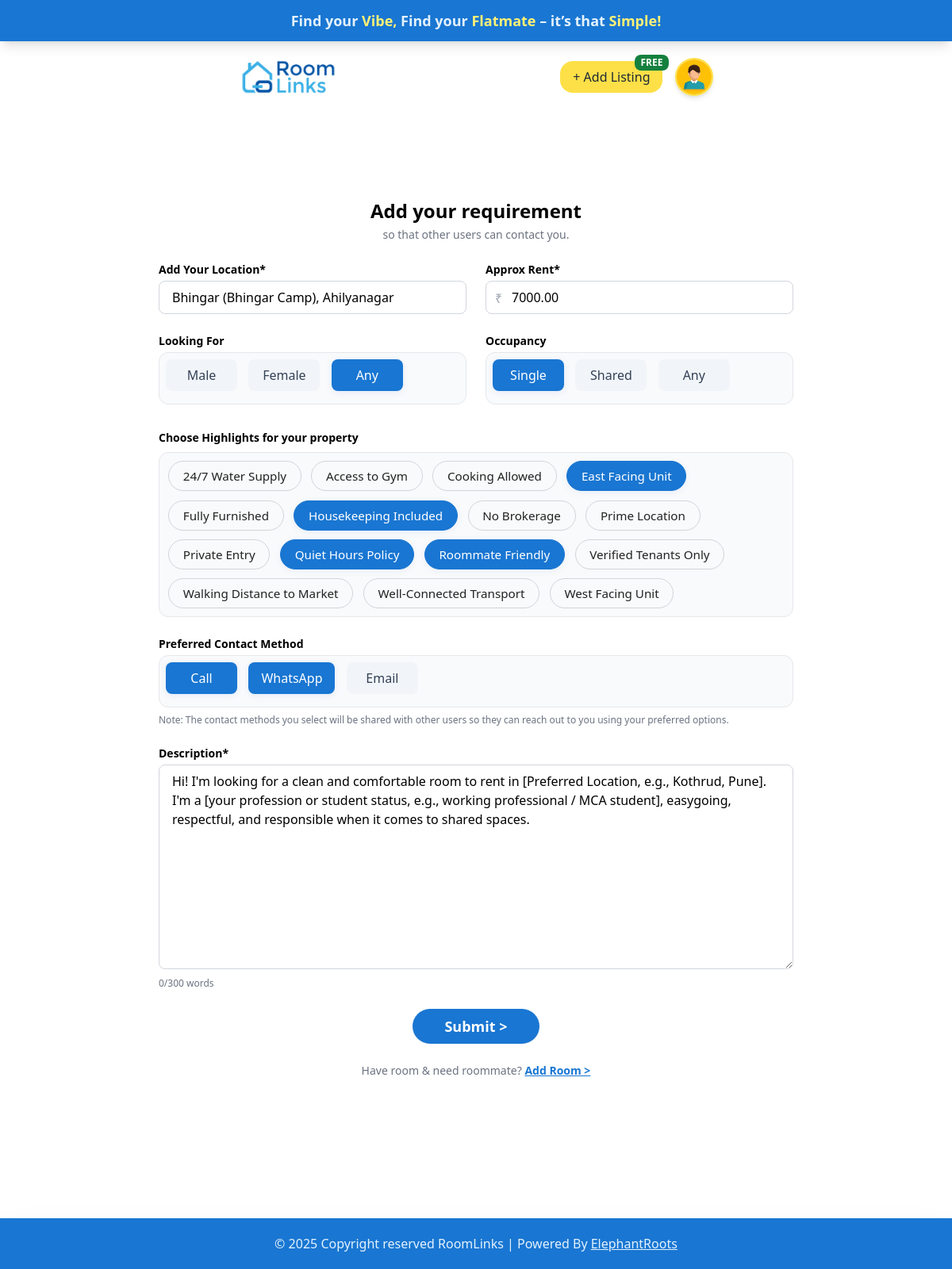
The app's page /room?id=66 (signed in) with its own data.
### tables this page shows
CREATE TABLE `listing` (
  `id` int(11) NOT NULL,
  `user_id` int(11) NOT NULL,
  `location` varchar(255) NOT NULL,
  `rent` decimal(10,2) NOT NULL,
  `gender` varchar(50) DEFAULT NULL,
  `occupancy` varchar(250) DEFAULT NULL,
  `propertyhighlights` text DEFAULT NULL,
  `amenities` text DEFAULT NULL,
  `description` text DEFAULT NULL,
  `contact` text DEFAULT NULL,
  `role` enum('room','roommate','pg','tenant') NOT NULL DEFAULT 'room',
  `image1` varchar(255) DEFAULT NULL,
  `image2` varchar(255) DEFAULT NULL,
  `image3` varchar(255) DEFAULT NULL,
  `image4` varchar(255) DEFAULT NULL,
  `image5` varchar(255) DEFAULT NULL,
  `created_at` timestamp NOT NULL DEFAULT current_timestamp(),
  `updated_at` timestamp NOT NULL DEFAULT current_timestamp() ON UPDATE current_timestamp()
);

CREATE TABLE `property_highlights` (
  `id` int(11) NOT NULL,
  `name` varchar(255) NOT NULL,
  `created_at` timestamp NOT NULL DEFAULT current_timestamp(),
  `updated_at` timestamp NOT NULL DEFAULT current_timestamp() ON UPDATE current_timestamp()
);

### index.php (called while the page is built)
<?php
require_once __DIR__ . '/routes/web.php';
?>

### config/database.php (called while the page is built, shortened)
<?php
function getDatabaseConnection() {
    $conn = new mysqli(DB_HOST, DB_USER, DB_PASS, DB_NAME);
    return $conn;
}
?>

### controllers/UserController.php (called while the page is built, shortened)
<?php
require_once __DIR__ . '/../models/UserModel.php';
            require_once __DIR__ . '/../config/database.php';
class UserController {
    public function getListingById($id) {
        $userModel = new UserModel();
        return $userModel->getListingById($id);
    }
}

### models/UserModel.php (called while the page is built, shortened)
<?php
class UserModel
{
    public function getListingById($id)
    {
        $sql = "SELECT l.*, p.name AS profile_name, p.uploaded_picture AS profile_img FROM listing l LEFT JOIN profile p ON l.user_id = p.id WHERE l.id = ? LIMIT 1";
        $stmt = $this->conn->prepare($sql);
        $stmt->bind_param('i', $id);
        $stmt->execute();
        $result = $stmt->get_result();
        $row = $result->fetch_assoc();
        if ($row) {
            $row['amenities'] = isset($row['amenities']) ? explode(' | ', $row['amenities']) : [];
            $row['highlights'] = isset($row['propertyhighlights']) ? explode(' | ', $row['propertyhighlights']) : [];
            $row['image'] = $row['image1'] ?: 'assets/hero-section/description.png';
            $row['price'] = $row['rent'];
            $row['profile_img'] = !empty($row['profile_img']) ? $row['profile_img'] : 'assets/images/profile/user.png';
            $row['profile_name'] = !empty($row['profile_name']) ? $row['profile_name'] : 'User';
            return $row;
        }
        return null;
    }
    private $conn;
    public function __construct()
    {
        require_once __DIR__ . '/../config/database.php';
        $this->conn = getDatabaseConnection();
    }
}

### views/room.php (the view, shortened to what this page needs)
<?php
require_once __DIR__ . '/../controllers/UserController.php';
$listingData = null;
$isEdit = false;
if (isset($_GET['id']) && is_numeric($_GET['id'])) {
    $userController = new UserController();
    $listingData = $userController->getListingById((int)$_GET['id']);
    $isEdit = $listingData ? true : false;
}
?>
<!DOCTYPE html>
<html lang="en">
<head>
    <link rel="stylesheet" href="styles/tailwind.css" />
    <link rel="stylesheet" href="styles/style.css" />
    <link rel="stylesheet" href="styles/hide-scrollbar.css" />
    <link rel="stylesheet" href="https://cdn.jsdelivr.net/npm/@fortawesome/fontawesome-free/css/all.min.css" />
</head>
<body class="flex flex-col">
    <?php include 'partials/header.php' ?>
    <section class="py-16 md:py-20 flex justify-center items-center">
        <div class="w-full max-w-4xl mx-auto bg-white p-4 sm:p-8 md:p-10 lg:p-12 xl:p-14
            sm:mx-4 md:mx-8 lg:mx-0">
            <h2 class="text-2xl font-semibold text-center mb-1">Add your requirement</h2>
            <p class="text-center text-gray-500 mb-6 text-sm">so that other users can contact you.</p>
            <form class="space-y-6" id="requirementForm" method="POST" action="<?php echo $isEdit ? (APP_URL . '/update-roommatelisting') : (APP_URL . '/add-roommatelisting'); ?>">
                <div class="grid grid-cols-1 md:grid-cols-2 gap-6">
                    <div>
                        <label class="block text-sm font-bold mb-1">Add Your Location*</label>
                        <input type="text" placeholder="Add Location.." name="location"
                            class="w-full border border-gray-300 rounded-lg px-4 py-2 focus:outline-none focus:ring-2 focus:ring-primary-400"
                            required value="<?php echo $isEdit ? htmlspecialchars($listingData['location']) : ''; ?>">
                    </div>
                    <div>
                        <label class="block text-sm font-bold mb-1">Approx Rent*</label>
                        <div class="relative">
                            <span class="absolute left-3 top-2.5 text-gray-400">₹</span>
                            <input type="number" placeholder="5000"
                                name="rent"
                                class="w-full border border-gray-300 rounded-lg pl-8 pr-4 py-2 focus:outline-none focus:ring-2 focus:ring-primary-400"
                                required value="<?php echo $isEdit ? htmlspecialchars($listingData['rent']) : ''; ?>">
                        </div>
                    </div>
                    <div>
                        <label class="block text-sm font-bold mb-1">Looking For</label>
                        <div class="select-group option-group">
                            <button type="button" class="select-btn" data-group="looking_for"
                                data-value="male">Male</button>
                            <button type="button" class="select-btn" data-group="looking_for"
                                data-value="female">Female</button>
                            <button type="button" class="select-btn" data-group="looking_for"
                                data-value="any">Any</button>
                        </div>
                    </div>
                    <div>
                        <label class="block text-sm font-bold mb-1">Occupancy</label>
                        <div class="select-group option-group">
                            <button type="button" class="select-btn" data-group="occupancy"
                                data-value="single">Single</button>
                            <button type="button" class="select-btn" data-group="occupancy"
                                data-value="shared">Shared</button>
                            <button type="button" class="select-btn" data-group="occupancy"
                                data-value="any">Any</button>
                        </div>
                    </div>
                </div>
                <div>
                    <label class="block text-sm font-bold mb-1">Choose Highlights for your property</label>
                    <div class="flex flex-wrap gap-3 mt-2 option-group">
                        <?php
                        require_once __DIR__ . '/../config/database.php';
                        $conn = isset($conn) ? $conn : (function() {
                            $conn = new mysqli(DB_HOST, DB_USER, DB_PASS, DB_NAME);
                            if ($conn->connect_error) die('Database connection failed');
                            return $conn;
                        })();
                        $result = $conn->query("SELECT id, name FROM property_highlights ORDER BY name ASC");
                        if ($result && $result->num_rows > 0) {
                            while ($row = $result->fetch_assoc()) {
                        ?>
                        <label class="cursor-pointer">
                            <span class="highlight-btn option-btn peer-checked:bg-[--primary-color] peer-checked:text-white peer-checked:border-[--primary-color]">
                                <?php echo htmlspecialchars($row['name']); ?>
                            </span>
                        </label>
                        <?php
                            }
                        }
                        ?>
                    </div>
                </div>
                <div class="grid grid-cols-1 gap-6">
                    <div>
                        <label class="block text-sm font-bold mb-1">Preferred Contact Method</label>
                        <div class="select-group option-group">
                            <button type="button" class="select-btn" data-group="contact_method" data-value="call">Call</button>
                            <button type="button" class="select-btn" data-group="contact_method" data-value="whatsapp">WhatsApp</button>
                            <button type="button" class="select-btn" data-group="contact_method" data-value="email">Email</button>
                        </div>
                        <p class="text-xs text-gray-500 mt-2">Note: The contact methods you select will be shared with
                            other users so they can reach out to you using your preferred options.</p>
                    </div>
                </div>
                <div>
                    <label class="block text-sm font-bold mb-1">Description*</label>
                    <textarea id="description" rows="10" maxlength="3000" name="description"
                        placeholder="I am looking for a room with roommate."
                        class="w-full border border-gray-300 rounded-lg px-4 py-2 focus:outline-none focus:ring-2 focus:ring-primary-400"
                        required><?php echo $isEdit ? htmlspecialchars($listingData['description']) : ''; ?></textarea>
                    <div class="flex justify-between items-center mt-1">
                        <span id="desc-word-count" class="text-xs text-gray-500">0/300 words</span>
                    </div>
                </div>
                <div class="flex justify-center">
                    <button type="submit"
                        class="bg-[--primary-color] text-white font-semibold px-10 py-2 rounded-full text-lg">Submit
                        &gt;</button>
                </div>
                <div class="text-center mt-2 text-sm text-gray-500">
                    Have room & need roommate? <a href="#" class="text-[--primary-color] font-semibold underline">Add
                        Room
                        &gt;</a>
                </div>
            </form>
        </div>
    </section>
    <?php include 'partials/footer.php' ?>
</body>
</html>

### styles/style.css (style rules this page uses)
:root { --primary-color: #1976d2; --secondary-color: #e3f2fd; }
html, body { height: 100%; margin: 0; }
body { display: flex; flex-direction: column; min-height: 100vh; }
input[type="number"] { -moz-appearance: textfield; }

### records on screen
listing: location "Bhingar (Bhingar Camp), Ahilyanagar", rent "7000.00", description "Hi! I'm looking for a clean and comfortable room to rent in [Preferred Location, e.g., Kothrud, Pune]. I'm a [your profession or student status, e.g., working professional / MCA student], easygoing, respectful, and responsible when it comes to shared spaces."
property_highlights: name "24/7 Water Supply"
property_highlights: name "Access to Gym"
property_highlights: name "Cooking Allowed"
property_highlights: name "East Facing Unit"
property_highlights: name "Fully Furnished"
property_highlights: name "Housekeeping Included"
property_highlights: name "No Brokerage"
property_highlights: name "Prime Location"
property_highlights: name "Private Entry"
property_highlights: name "Quiet Hours Policy"
property_highlights: name "Roommate Friendly"
property_highlights: name "Verified Tenants Only"
property_highlights: name "Walking Distance to Market"
property_highlights: name "Well-Connected Transport"
property_highlights: name "West Facing Unit"
